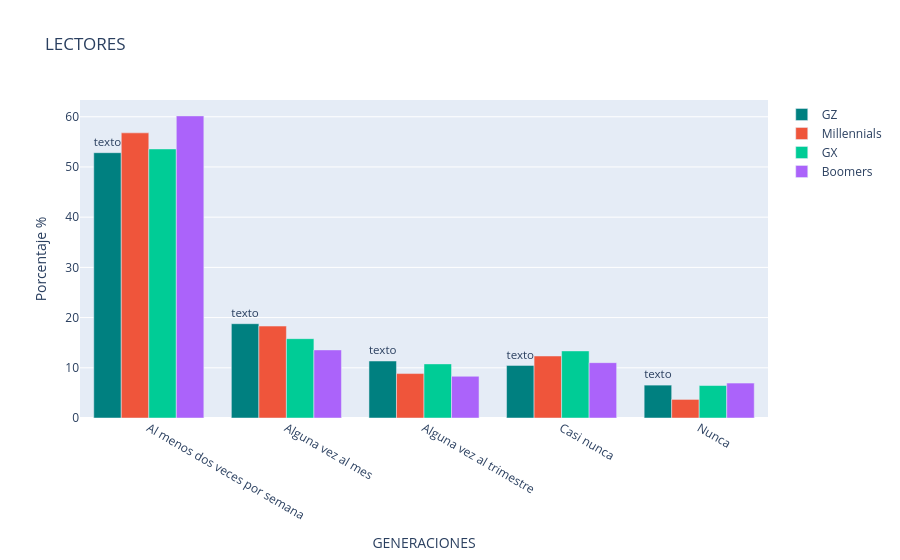

The cell this chart's notebook holds for it:
### Markdown cell above
GRÁFICO H1 - AGRUPADA

### Code cell
trace1={
    "x": df_final_gz["respuesta"],
    "y": df_final_gz["porcentaje"],
    "name":"GZ",
    "type":"bar",
    #"text": [f"" for v in df_final_gz.values],
    "text": [f"texto" for v in lectores_gx_a_pct.values],
    
    "textposition":"outside",
    "marker":dict(color="teal"),
}

trace2={
    "x": df_final_mil["respuesta"],
    "y": df_final_mil["porcentaje"],
    "name":"Millennials",
    "type":"bar"
    }

trace3={
    "x": df_final_gx["respuesta"],
    "y": df_final_gx["porcentaje"],
    "name":"GX",
    "type":"bar"
}

trace4={
    "x": df_final_bb["respuesta"],
    "y": df_final_bb["porcentaje"],
    "name":"Boomers",
    "type":"bar"
}

data=[trace1, trace2, trace3, trace4]

layout={
    "xaxis":{"title":"GENERACIONES"},
    "title": "LECTORES",
    "yaxis": {"title": "Porcentaje %"},
    
}

fig_generaciones_agrupadas=go.Figure(data=data, layout=layout)
fig_generaciones_agrupadas.update_xaxes(tickangle=30)
iplot(fig_generaciones_agrupadas)

### Figure 1 — Plotly figure (JSON) as saved in the notebook; plotly's stock layout.template omitted (floating-point values rounded to 4 significant figures)
{"data": [{"marker": {"color": "teal"}, "name": "GZ", "text": ["texto", "texto", "texto", "texto", "texto"], "textposition": "outside", "type": "bar", "x": ["Al menos dos veces por semana", "Alguna vez al mes", "Alguna vez al trimestre", "Casi nunca", "Nunca"], "y": [52.84, 18.78, 11.35, 10.48, 6.55]}, {"name": "Millennials", "type": "bar", "x": ["Al menos dos veces por semana", "Alguna vez al mes", "Casi nunca", "Alguna vez al trimestre", "Nunca"], "y": [56.79, 18.31, 12.35, 8.85, 3.7]}, {"name": "GX", "type": "bar", "x": ["Al menos dos veces por semana", "Alguna vez al mes", "Casi nunca", "Alguna vez al trimestre", "Nunca"], "y": [53.59, 15.8, 13.36, 10.78, 6.47]}, {"name": "Boomers", "type": "bar", "x": ["Al menos dos veces por semana", "Alguna vez al mes", "Casi nunca", "Alguna vez al trimestre", "Nunca"], "y": [60.17, 13.56, 11.02, 8.31, 6.95]}], "layout": {"title": {"text": "LECTORES"}, "xaxis": {"tickangle": 30, "title": {"text": "GENERACIONES"}}, "yaxis": {"title": {"text": "Porcentaje %"}}}}
